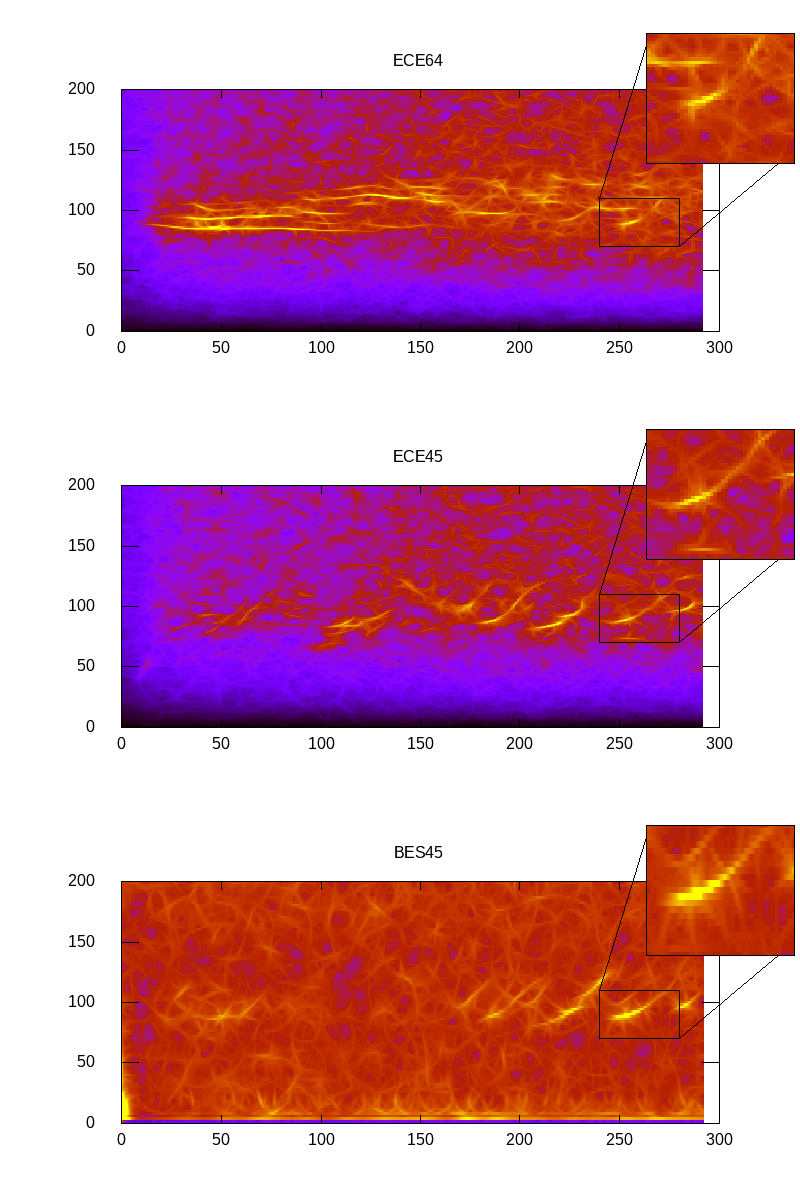

gnuplot code for this plot:
#!/usr/bin/gnuplot -persist
#
#    
#    	G N U P L O T
#    	Version 5.2 patchlevel 8    last modified 2019-12-01 
#    
#    	Copyright (C) 1986-1993, 1998, 2004, 2007-2019
#    	Thomas Williams, Colin Kelley and many others
#    
#    	gnuplot home:     http://www.gnuplot.info
#    	faq, bugs, etc:   type "help FAQ"
#    	immediate help:   type "help"  (plot window: hit 'h')
# set terminal qt 11 font "Sans,9"
# set output
unset clip points
set clip one
unset clip two
set errorbars front 1.000000 
set border 31 front lt black linewidth 1.000 dashtype solid
set zdata 
set ydata 
set xdata 
set y2data 
set x2data 
set boxwidth
set style fill  empty border
set style rectangle back fc  bgnd fillstyle   solid 1.00 border lt -1
set style circle radius graph 0.02 
set style ellipse size graph 0.05, 0.03 angle 0 units xy
set dummy x, y
set format x "% h" 
set format y "% h" 
set format x2 "% h" 
set format y2 "% h" 
set format z "% h" 
set format cb "% h" 
set format r "% h" 
set ttics format "% h"
set timefmt "%d/%m/%y,%H:%M"
set angles radians
set tics back
unset grid
unset raxis
set theta counterclockwise right
set style parallel front  lt black linewidth 2.000 dashtype solid
set key title "" center
set key fixed right top vertical Right noreverse enhanced autotitle nobox
set key noinvert samplen 4 spacing 1 width 0 height 0 
set key maxcolumns 0 maxrows 0
set key noopaque
unset label
unset arrow
set style increment default
unset style line
unset style arrow
set style histogram clustered gap 2 title textcolor lt -1
unset object
set style textbox transparent margins  1.0,  1.0 border  lt -1 linewidth  1.0
set offsets 0, 0, 0, 0
set pointsize 1
set pointintervalbox 1
set encoding default
unset polar
unset parametric
unset decimalsign
unset micro
unset minussign
set view map scale 1
set rgbmax 255
set samples 100, 100
set isosamples 10, 10
set surface 
unset contour
set cntrlabel  format '%8.3g' font '' start 5 interval 20
set mapping cartesian
set datafile separator whitespace
unset hidden3d
set cntrparam order 4
set cntrparam linear
set cntrparam levels 5
set cntrparam levels auto
set cntrparam firstlinetype 0 unsorted
set cntrparam points 5
set size ratio 0 1,1
set origin 0,0
set style data image
set style function lines
unset xzeroaxis
unset yzeroaxis
unset zzeroaxis
unset x2zeroaxis
unset y2zeroaxis
set xyplane relative 0.5
set tics scale  1, 0.5, 1, 1, 1
set mxtics default
set mytics default
set mztics default
set mx2tics default
set my2tics default
set mcbtics default
set mrtics default
set nomttics
set xtics border in scale 1,0.5 mirror norotate  autojustify
set xtics  norangelimit autofreq 
set ytics border in scale 1,0.5 mirror norotate  autojustify
set ytics  norangelimit autofreq 
set ztics border in scale 1,0.5 nomirror norotate  autojustify
set ztics  norangelimit autofreq 
unset x2tics
unset y2tics
set cbtics border in scale 1,0.5 mirror norotate  autojustify
set cbtics  norangelimit autofreq 
set rtics axis in scale 1,0.5 nomirror norotate  autojustify
set rtics  norangelimit autofreq 
unset ttics
set title "" 
set title  font "" textcolor lt -1 norotate
set timestamp bottom 
set timestamp "" 
set timestamp  font "" textcolor lt -1 norotate
set trange [ * : * ] noreverse nowriteback
set urange [ * : * ] noreverse nowriteback
set vrange [ * : * ] noreverse nowriteback
set xlabel "" 
set xlabel  font "" textcolor lt -1 norotate
set x2label "" 
set x2label  font "" textcolor lt -1 norotate
set xrange [ * : * ] noreverse writeback
set x2range [ * : * ] noreverse writeback
set ylabel "" 
set ylabel  font "" textcolor lt -1 rotate
set y2label "" 
set y2label  font "" textcolor lt -1 rotate
set yrange [ 0.00000 : 200.000 ] noreverse writeback
set y2range [ * : * ] noreverse writeback
set zlabel "" 
set zlabel  font "" textcolor lt -1 norotate
set zrange [ * : * ] noreverse writeback
set cblabel "" 
set cblabel  font "" textcolor lt -1 rotate
set cbrange [ * : * ] noreverse writeback
set rlabel "" 
set rlabel  font "" textcolor lt -1 norotate
set rrange [ * : * ] noreverse writeback
unset logscale
unset jitter
set zero 1e-08
set lmargin  -1
set bmargin  -1
set rmargin  -1
set tmargin  -1
set locale "en_US.UTF-8"
set pm3d explicit at s
set pm3d scansautomatic
set pm3d interpolate 1,1 flush begin noftriangles noborder corners2color mean
set pm3d nolighting
set palette positive nops_allcF maxcolors 0 gamma 1.5 color model RGB 
set palette rgbformulae 7, 5, 15
set colorbox default
set colorbox vertical origin screen 0.9, 0.2 size screen 0.05, 0.6 front  noinvert bdefault
set style boxplot candles range  1.50 outliers pt 7 separation 1 labels auto unsorted
set loadpath 
set fontpath 
set psdir
set fit brief errorvariables nocovariancevariables errorscaling prescale nowrap v5
GNUTERM = "qt"
cfile = "122117.ECE45.conv_c"
sfile = "122117.ECE45.conv_s"
file = "122117.ECE45.pspecScaled"
specfile = "122117.ECE45.pspecScaled"
## Last datafile plotted: "122117.BES45.pspecScaledFiltered"
set term png size 800,1200
set output 'figs/plotting.TAE.png'
set multiplot
set yrange [0:200]
set size 1,.33
set origin 0,.66
set lmargin screen .15
set rmargin screen .9
unset colorbox
set title 'ECE64'
set cbrange [0:75]
set arrow 1 from 240,110 to 265,245 nohead front
set arrow 2 from 280,70 to 330,140 nohead front
set object 10 rectangle from 240,110 to 280,70 front fill empty
splot '122117.ECE64.TAEfilt' mat every ::1 notitle
set title 'ECE45'
set origin 0,.33
set cbrange [0:125]
splot '122117.ECE45.TAEfilt' mat every ::1 notitle
set origin 0,0.
set cbrange [0:3.5]
set title 'BES45'
splot '122117.BES45.TAEfilt' mat every ::1 u ($1/2):($2*2):3 notitle
set size .3,.2
unset xtics
unset ytics
set origin .75,.66+.15
unset lmargin
unset rmargin
set cbrange [0:75]
set xrange [240:280]
set yrange [70:110]
unset title
unset arrow
splot '122117.ECE64.TAEfilt' mat every ::1 notitle
set origin .75,.33+.15
set cbrange [0:125]
splot '122117.ECE45.TAEfilt' mat every ::1 notitle
set origin .75,0.+.15
set cbrange [0:3.5]
splot '122117.BES45.TAEfilt' mat every ::1 u ($1/2):($2*2):3 notitle
unset multiplot

#    EOF
